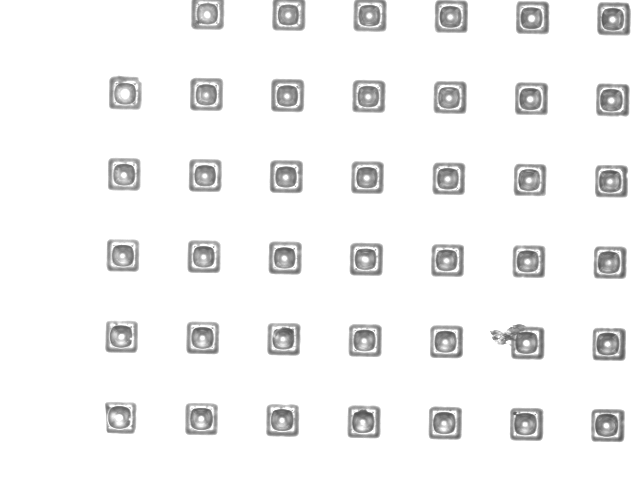
#> input picture coatingshape/x1.0 S26.tif, 640 x 480 px, found by its file name
$ python Region_boundary_based_RAGs.py
#> lines starting #> are read from the running program, lines starting #| are printed output that depends on the picture
import numpy as np
import matplotlib.pyplot as plt
import os
import pandas as pd
from skimage import data, io, filters
from skimage.color import rgba2rgb, rgb2gray
from skimage.external import tifffile
from skimage import feature
from skimage.filters import roberts, sobel, sobel_h, sobel_v
from skimage.filters import threshold_otsu
from skimage import morphology
from scipy import ndimage as ndi
from skimage.color import label2rgb

from skimage import exposure
from scipy.ndimage import gaussian_filter
from skimage import data
from skimage import img_as_float
from skimage.morphology import reconstruction
from skimage.segmentation import felzenszwalb, slic, quickshift, watershed
from skimage.segmentation import mark_boundaries, chan_vese
from skimage.future import graph

from skimage import segmentation, color

import matplotlib
#Data1 = io.imread('coatingshape/x1_side_mid.tif', plugin='tifffile')
Data1 = io.imread('coatingshape/x1.0 S26.tif', as_gray=True)
#> Data1 is the input picture: shape (480, 640); min 80, max 255, mean 242.7
Data2 = io.imread('coatingshape/x1.0 S26.tif', as_gray=True)
#Data1[Data1<120] = 255
# Data1 = Data1[200:350, :]
image = img_as_float(Data2)


cv = chan_vese(image, mu=0.7, lambda1=1, lambda2=1, tol=1e-3, max_iter=1000,
               dt=0.5, init_level_set="checkerboard", extended_output=True)

fig, axes = plt.subplots(2, 2, figsize=(8, 8))
ax = axes.flatten()

ax[0].imshow(image, cmap="gray")
ax[0].set_axis_off()
ax[0].set_title("Original Image", fontsize=12)

ax[1].imshow(cv[0], cmap="gray")
ax[1].set_axis_off()
title = "Chan-Vese segmentation - {} iterations".format(len(cv[2]))
#> title = 'Chan-Vese segmentation - 47 iterations'
ax[1].set_title(title, fontsize=12)

ax[2].imshow(cv[1], cmap="gray")
ax[2].set_axis_off()
ax[2].set_title("Final Level Set", fontsize=12)

ax[3].plot(cv[2])
ax[3].set_title("Evolution of energy over iterations", fontsize=12)

fig.tight_layout()
plt.show()
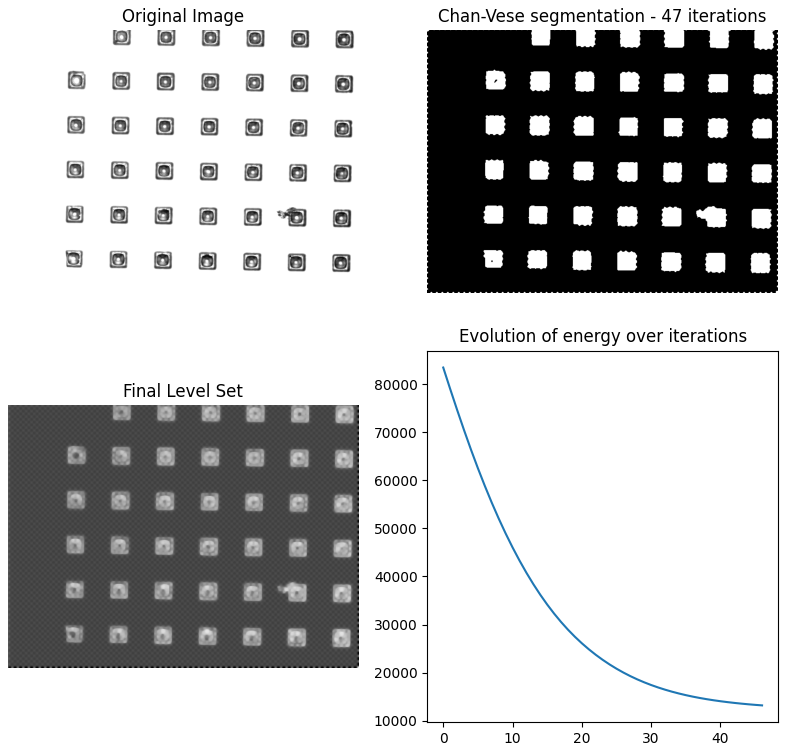
#> figure drawn by matplotlib, 4 panels; panel 4: curve peaks at x = 0, y = 83501.7

$ run again, with coatingshape/0.5_S33.tif copied over coatingshape/x1.0 S26.tif
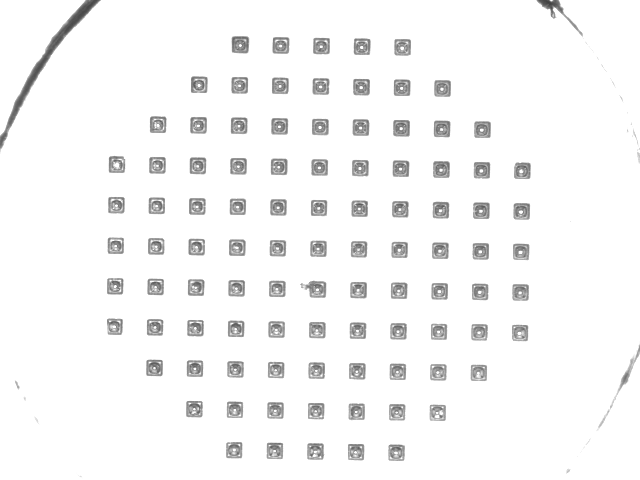
#> input picture coatingshape/0.5_S33.tif, 640 x 480 px, found by its file name
#> Data1 is the input picture: shape (480, 640); min 64, max 255, mean 245.9
#> title = 'Chan-Vese segmentation - 44 iterations'
#> `plt.show()`:
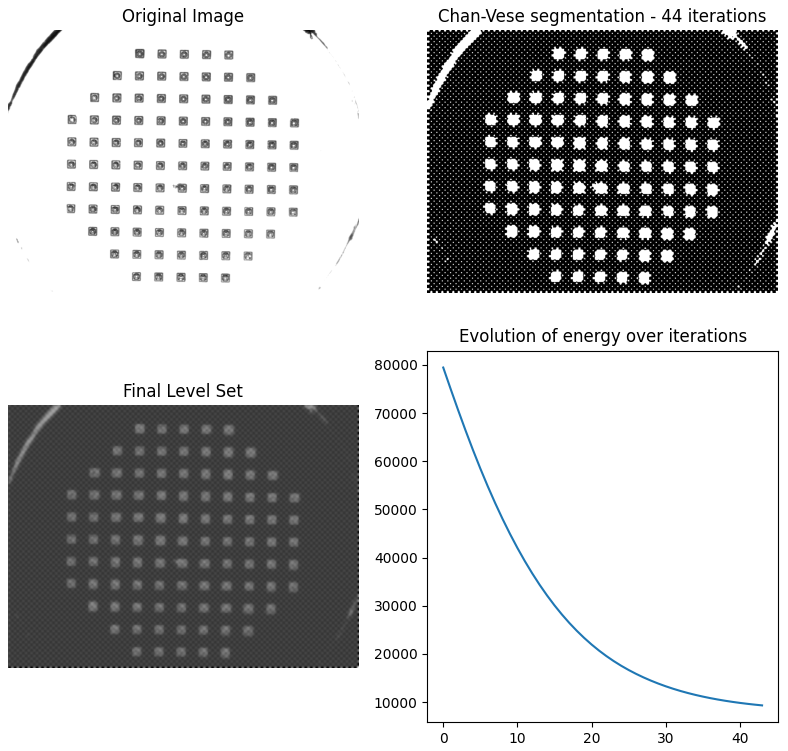
#> figure drawn by matplotlib, 4 panels; panel 4: curve peaks at x = 0, y = 79472.7

$ run again, with coatingshape/1.tif copied over coatingshape/x1.0 S26.tif
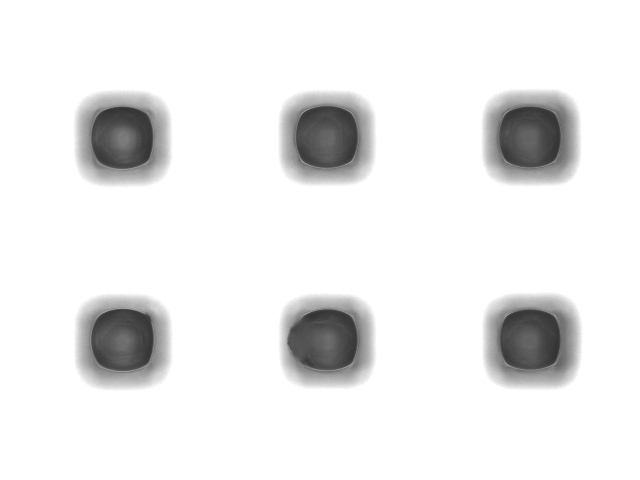
#> input picture coatingshape/1.tif, 640 x 480 px, found by its file name
#> Data1 is the input picture: shape (480, 640); min 50, max 255, mean 236.1
#> title = 'Chan-Vese segmentation - 49 iterations'
#> `plt.show()`:
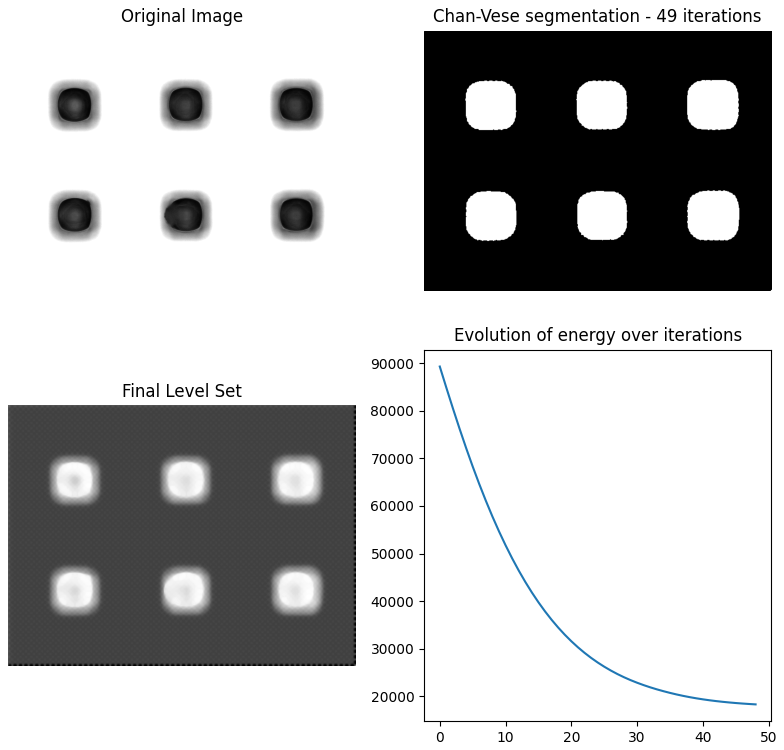
#> figure drawn by matplotlib, 4 panels; panel 4: curve peaks at x = 0, y = 89283.3
